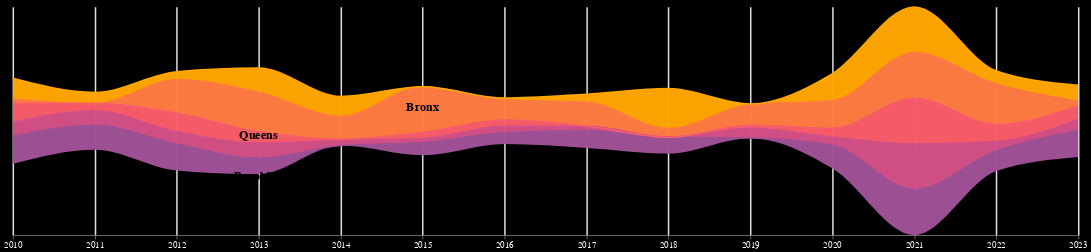

Notebook cell for this chart:
### Code cell
category = 'Mean cash public assistance income (dollars)'
y_variable = 'num_people_minmax'
y_value =     [          .7,          1.3,            2.2,          2.8,          3.8]
label_year =  ['2010-07-01', '2013-01-01', '2013-01-01', '2015-01-01', '2012-01-01']
stack_order = ["Manhattan",    "Brooklyn",     "Queens",      "Bronx", "Staten Island"]

area_plot(category=category,y_variable=y_variable,y_value=y_value,label_year=label_year)

### Figure 1 — Vega-Lite specification as saved in the notebook (floating-point values rounded to 4 significant figures)
{"usermeta": {"embedOptions": {"theme": "dark"}}, "config": {"view": {"continuousWidth": 300, "continuousHeight": 300, "fill": "black", "stroke": "black", "strokeOpacity": 0.3, "strokeWidth": 20}, "background": "black"}, "layer": [{"data": {"name": "data-70a004c2169c4630e4f58037b934a1fc"}, "mark": {"type": "area", "interpolate": "monotone", "line": {"color": "black"}, "opacity": 0.98}, "encoding": {"color": {"field": "location", "legend": null, "scale": {"domain": ["Staten Island", "Bronx", "Queens", "Brooklyn", "Manhattan"], "range": ["#ffa600", "#ff7c43", "#f95d6a", "#d45087", "#a05195"]}, "sort": ["Staten Island", "Bronx", "Queens", "Brooklyn", "Manhattan"], "title": "Borough", "type": "nominal"}, "order": {"field": "order", "type": "quantitative"}, "tooltip": [{"field": "year_str", "title": "Year", "type": "nominal"}, {"field": "location", "title": "Borough", "type": "nominal"}, {"field": "num_people_minmax", "format": ".2", "title": "MinMax Scaled Total", "type": "quantitative"}], "x": {"axis": {"format": "%Y", "grid": true, "gridWidth": 2, "labelAlign": "center", "labelColor": "white", "labelFontSize": 12, "tickCount": "year"}, "field": "year", "scale": {"domain": ["2010-01-01", "2023-01-02"]}, "title": null, "type": "temporal"}, "y": {"axis": {"domain": false, "grid": false, "labelColor": null, "labels": false, "ticks": false, "title": null, "titleColor": null}, "field": "num_people_minmax", "stack": "center", "type": "quantitative"}}, "transform": [{"calculate": "{\"Staten Island\": 4, \"Bronx\": 3, \"Queens\": 2, \"Brooklyn\": 1, \"Manhattan\": 0}[datum.location]", "as": "order"}, {"calculate": "(year(datum.year) + 1) + ''", "as": "year_str"}]}, {"data": {"name": "data-86b3538e264a0c5be676ce903500313c"}, "mark": {"type": "text", "align": "center", "baseline": "middle", "color": "black", "fontWeight": "bold", "size": 16}, "encoding": {"text": {"field": "label", "type": "nominal"}, "x": {"field": "year", "type": "temporal"}, "y": {"field": "y_value", "type": "quantitative"}}}], "height": 300, "width": 1400, "$schema": "https://vega.github.io/schema/vega-lite/v5.17.0.json", "datasets": {"data-70a004c2169c4630e4f58037b934a1fc": [{"location": "Manhattan", "category": "Mean cash public assistance income (dollars)", "2020-2021 percent change": 30.05, "2021-2022 percent change": -25.81, "year": "2010", "num_people": 4349.0, "borough_population": 1379000.0, "per_capita": 0.003153, "num_people_minmax": 0.6061}, {"location": "Bronx", "category": "Mean cash public assistance income (dollars)", "2020-2021 percent change": 6.19, "2021-2022 percent change": -1.64, "year": "2010", "num_people": 3164.0, "borough_population": 1063000.0, "per_capita": 0.002975, "num_people_minmax": 0.09057}, {"location": "Brooklyn", "category": "Mean cash public assistance income (dollars)", "2020-2021 percent change": 73.27, "2021-2022 percent change": -41.1, "year": "2010", "num_people": 4300.0, "borough_population": 1984000.0, "per_capita": 0.002167, "num_people_minmax": 0.3023}, {"location": "Staten Island", "category": "Mean cash public assistance income (dollars)", "2020-2021 percent change": 28.14, "2021-2022 percent change": -38.41, "year": "2010", "num_people": 4479.0, "borough_population": 375000.0, "per_capita": 0.01194, "num_people_minmax": 0.4614}, {"location": "Queens", "category": "Mean cash public assistance income (dollars)", "2020-2021 percent change": 70.21, "2021-2022 percent change": -31.9, "year": "2010", "num_people": 4560.0, "borough_population": 1828000.0, "per_capita": 0.002495, "num_people_minmax": 0.412}, {"location": "Manhattan", "category": "Mean cash public assistance income (dollars)", "2020-2021 percent change": 30.05, "2021-2022 percent change": -25.81, "year": "2011", "num_people": 4167.0, "borough_population": 1390000.0, "per_capita": 0.002999, "num_people_minmax": 0.5326}, {"location": "Bronx", "category": "Mean cash public assistance income (dollars)", "2020-2021 percent change": 6.19, "2021-2022 percent change": -1.64, "year": "2011", "num_people": 3115.0, "borough_population": 1070000.0, "per_capita": 0.002912, "num_people_minmax": 0.0}, {"location": "Brooklyn", "category": "Mean cash public assistance income (dollars)", "2020-2021 percent change": 73.27, "2021-2022 percent change": -41.1, "year": "2011", "num_people": 4356.0, "borough_population": 2000000.0, "per_capita": 0.002179, "num_people_minmax": 0.3184}, {"location": "Staten Island", "category": "Mean cash public assistance income (dollars)", "2020-2021 percent change": 28.14, "2021-2022 percent change": -38.41, "year": "2011", "num_people": 3747.0, "borough_population": 375200.0, "per_capita": 0.009987, "num_people_minmax": 0.2441}, {"location": "Queens", "category": "Mean cash public assistance income (dollars)", "2020-2021 percent change": 70.21, "2021-2022 percent change": -31.9, "year": "2011", "num_people": 3723.0, "borough_population": 1840000.0, "per_capita": 0.002024, "num_people_minmax": 0.1592}, {"location": "Manhattan", "category": "Mean cash public assistance income (dollars)", "2020-2021 percent change": 30.05, "2021-2022 percent change": -25.81, "year": "2012", "num_people": 4280.0, "borough_population": 1403000.0, "per_capita": 0.003051, "num_people_minmax": 0.5782}, {"location": "Bronx", "category": "Mean cash public assistance income (dollars)", "2020-2021 percent change": 6.19, "2021-2022 percent change": -1.64, "year": "2012", "num_people": 3511.0, "borough_population": 1083000.0, "per_capita": 0.003242, "num_people_minmax": 0.732}, {"location": "Brooklyn", "category": "Mean cash public assistance income (dollars)", "2020-2021 percent change": 73.27, "2021-2022 percent change": -41.1, "year": "2012", "num_people": 4185.0, "borough_population": 2028000.0, "per_capita": 0.002064, "num_people_minmax": 0.2693}, {"location": "Staten Island", "category": "Mean cash public assistance income (dollars)", "2020-2021 percent change": 28.14, "2021-2022 percent change": -38.41, "year": "2012", "num_people": 3514.0, "borough_population": 376200.0, "per_capita": 0.009341, "num_people_minmax": 0.1749}, {"location": "Queens", "category": "Mean cash public assistance income (dollars)", "2020-2021 percent change": 70.21, "2021-2022 percent change": -31.9, "year": "2012", "num_people": 4548.0, "borough_population": 1859000.0, "per_capita": 0.002446, "num_people_minmax": 0.4083}, {"location": "Manhattan", "category": "Mean cash public assistance income (dollars)", "2020-2021 percent change": 30.05, "2021-2022 percent change": -25.81, "year": "2013", "num_people": 3711.0, "borough_population": 1412000.0, "per_capita": 0.002628, "num_people_minmax": 0.3482}, {"location": "Bronx", "category": "Mean cash public assistance income (dollars)", "2020-2021 percent change": 6.19, "2021-2022 percent change": -1.64, "year": "2013", "num_people": 3585.0, "borough_population": 1094000.0, "per_capita": 0.003278, "num_people_minmax": 0.8688}, {"location": "Brooklyn", "category": "Mean cash public assistance income (dollars)", "2020-2021 percent change": 73.27, "2021-2022 percent change": -41.1, "year": "2013", "num_people": 4411.0, "borough_population": 2051000.0, "per_capita": 0.002151, "num_people_minmax": 0.3342}, {"location": "Staten Island", "category": "Mean cash public assistance income (dollars)", "2020-2021 percent change": 28.14, "2021-2022 percent change": -38.41, "year": "2013", "num_people": 4711.0, "borough_population": 379200.0, "per_capita": 0.01242, "num_people_minmax": 0.5303}, {"location": "Queens", "category": "Mean cash public assistance income (dollars)", "2020-2021 percent change": 70.21, "2021-2022 percent change": -31.9, "year": "2013", "num_people": 4010.0, "borough_population": 1878000.0, "per_capita": 0.002135, "num_people_minmax": 0.2458}, {"location": "Manhattan", "category": "Mean cash public assistance income (dollars)", "2020-2021 percent change": 30.05, "2021-2022 percent change": -25.81, "year": "2014", "num_people": 2850.0, "borough_population": 1418000.0, "per_capita": 0.00201, "num_people_minmax": 0.0}, {"location": "Bronx", "category": "Mean cash public assistance income (dollars)", "2020-2021 percent change": 6.19, "2021-2022 percent change": -1.64, "year": "2014", "num_people": 3384.0, "borough_population": 1112000.0, "per_capita": 0.003044, "num_people_minmax": 0.4972}, {"location": "Brooklyn", "category": "Mean cash public assistance income (dollars)", "2020-2021 percent change": 73.27, "2021-2022 percent change": -41.1, "year": "2014", "num_people": 3647.0, "borough_population": 2074000.0, "per_capita": 0.001758, "num_people_minmax": 0.1147}, {"location": "Staten Island", "category": "Mean cash public assistance income (dollars)", "2020-2021 percent change": 28.14, "2021-2022 percent change": -38.41, "year": "2014", "num_people": 4398.0, "borough_population": 381300.0, "per_capita": 0.01153, "num_people_minmax": 0.4374}, {"location": "Queens", "category": "Mean cash public assistance income (dollars)", "2020-2021 percent change": 70.21, "2021-2022 percent change": -31.9, "year": "2014", "num_people": 3282.0, "borough_population": 1898000.0, "per_capita": 0.001729, "num_people_minmax": 0.02597}, {"location": "Manhattan", "category": "Mean cash public assistance income (dollars)", "2020-2021 percent change": 30.05, "2021-2022 percent change": -25.81, "year": "2015", "num_people": 3550.0, "borough_population": 1427000.0, "per_capita": 0.002488, "num_people_minmax": 0.2831}, {"location": "Bronx", "category": "Mean cash public assistance income (dollars)", "2020-2021 percent change": 6.19, "2021-2022 percent change": -1.64, "year": "2015", "num_people": 3656.0, "borough_population": 1127000.0, "per_capita": 0.003245, "num_people_minmax": 1.0}, {"location": "Brooklyn", "category": "Mean cash public assistance income (dollars)", "2020-2021 percent change": 73.27, "2021-2022 percent change": -41.1, "year": "2015", "num_people": 3548.0, "borough_population": 2087000.0, "per_capita": 0.0017, "num_people_minmax": 0.08621}, {"location": "Staten Island", "category": "Mean cash public assistance income (dollars)", "2020-2021 percent change": 28.14, "2021-2022 percent change": -38.41, "year": "2015", "num_people": 2925.0, "borough_population": 382400.0, "per_capita": 0.007648, "num_people_minmax": 0.0}, {"location": "Queens", "category": "Mean cash public assistance income (dollars)", "2020-2021 percent change": 70.21, "2021-2022 percent change": -31.9, "year": "2015", "num_people": 3636.0, "borough_population": 1911000.0, "per_capita": 0.001903, "num_people_minmax": 0.1329}, {"location": "Manhattan", "category": "Mean cash public assistance income (dollars)", "2020-2021 percent change": 30.05, "2021-2022 percent change": -25.81, "year": "2016", "num_people": 3464.0, "borough_population": 1426000.0, "per_capita": 0.002428, "num_people_minmax": 0.2483}, {"location": "Bronx", "category": "Mean cash public assistance income (dollars)", "2020-2021 percent change": 6.19, "2021-2022 percent change": -1.64, "year": "2016", "num_people": 3353.0, "borough_population": 1124000.0, "per_capita": 0.002983, "num_people_minmax": 0.4399}, {"location": "Brooklyn", "category": "Mean cash public assistance income (dollars)", "2020-2021 percent change": 73.27, "2021-2022 percent change": -41.1, "year": "2016", "num_people": 3736.0, "borough_population": 2083000.0, "per_capita": 0.001793, "num_people_minmax": 0.1402}, {"location": "Staten Island", "category": "Mean cash public assistance income (dollars)", "2020-2021 percent change": 28.14, "2021-2022 percent change": -38.41, "year": "2016", "num_people": 3061.0, "borough_population": 383100.0, "per_capita": 0.007991, "num_people_minmax": 0.04038}, {"location": "Queens", "category": "Mean cash public assistance income (dollars)", "2020-2021 percent change": 70.21, "2021-2022 percent change": -31.9, "year": "2016", "num_people": 3654.0, "borough_population": 1906000.0, "per_capita": 0.001917, "num_people_minmax": 0.1383}, {"location": "Manhattan", "category": "Mean cash public assistance income (dollars)", "2020-2021 percent change": 30.05, "2021-2022 percent change": -25.81, "year": "2017", "num_people": 3796.0, "borough_population": 1449000.0, "per_capita": 0.002621, "num_people_minmax": 0.3825}, {"location": "Bronx", "category": "Mean cash public assistance income (dollars)", "2020-2021 percent change": 6.19, "2021-2022 percent change": -1.64, "year": "2017", "num_people": 3400.0, "borough_population": 1148000.0, "per_capita": 0.002963, "num_people_minmax": 0.5268}, {"location": "Brooklyn", "category": "Mean cash public assistance income (dollars)", "2020-2021 percent change": 73.27, "2021-2022 percent change": -41.1, "year": "2017", "num_people": 3561.0, "borough_population": 2103000.0, "per_capita": 0.001693, "num_people_minmax": 0.08994}, {"location": "Staten Island", "category": "Mean cash public assistance income (dollars)", "2020-2021 percent change": 28.14, "2021-2022 percent change": -38.41, "year": "2017", "num_people": 3510.0, "borough_population": 387300.0, "per_capita": 0.009063, "num_people_minmax": 0.1737}, {"location": "Queens", "category": "Mean cash public assistance income (dollars)", "2020-2021 percent change": 70.21, "2021-2022 percent change": -31.9, "year": "2017", "num_people": 3210.0, "borough_population": 1934000.0, "per_capita": 0.00166, "num_people_minmax": 0.004228}, {"location": "Manhattan", "category": "Mean cash public assistance income (dollars)", "2020-2021 percent change": 30.05, "2021-2022 percent change": -25.81, "year": "2018", "num_people": 3732.0, "borough_population": 1418000.0, "per_capita": 0.002632, "num_people_minmax": 0.3567}, {"location": "Bronx", "category": "Mean cash public assistance income (dollars)", "2020-2021 percent change": 6.19, "2021-2022 percent change": -1.64, "year": "2018", "num_people": 3218.0, "borough_population": 1116000.0, "per_capita": 0.002884, "num_people_minmax": 0.1904}, {"location": "Brooklyn", "category": "Mean cash public assistance income (dollars)", "2020-2021 percent change": 73.27, "2021-2022 percent change": -41.1, "year": "2018", "num_people": 3248.0, "borough_population": 2051000.0, "per_capita": 0.001584, "num_people_minmax": 0.0}, {"location": "Staten Island", "category": "Mean cash public assistance income (dollars)", "2020-2021 percent change": 28.14, "2021-2022 percent change": -38.41, "year": "2018", "num_people": 5875.0, "borough_population": 384400.0, "per_capita": 0.01528, "num_people_minmax": 0.8759}, {"location": "Queens", "category": "Mean cash public assistance income (dollars)", "2020-2021 percent change": 70.21, "2021-2022 percent change": -31.9, "year": "2018", "num_people": 3196.0, "borough_population": 1870000.0, "per_capita": 0.001709, "num_people_minmax": 0.0}, {"location": "Manhattan", "category": "Mean cash public assistance income (dollars)", "2020-2021 percent change": 30.05, "2021-2022 percent change": -25.81, "year": "2019", "num_people": 2861.0, "borough_population": 1419000.0, "per_capita": 0.002016, "num_people_minmax": 0.004448}, {"location": "Bronx", "category": "Mean cash public assistance income (dollars)", "2020-2021 percent change": 6.19, "2021-2022 percent change": -1.64, "year": "2019", "num_people": 3360.0, "borough_population": 1110000.0, "per_capita": 0.003026, "num_people_minmax": 0.4529}, {"location": "Brooklyn", "category": "Mean cash public assistance income (dollars)", "2020-2021 percent change": 73.27, "2021-2022 percent change": -41.1, "year": "2019", "num_people": 3986.0, "borough_population": 2037000.0, "per_capita": 0.001957, "num_people_minmax": 0.2121}, {"location": "Staten Island", "category": "Mean cash public assistance income (dollars)", "2020-2021 percent change": 28.14, "2021-2022 percent change": -38.41, "year": "2019", "num_people": 2973.0, "borough_population": 384800.0, "per_capita": 0.007725, "num_people_minmax": 0.01425}, {"location": "Queens", "category": "Mean cash public assistance income (dollars)", "2020-2021 percent change": 70.21, "2021-2022 percent change": -31.9, "year": "2019", "num_people": 3415.0, "borough_population": 1852000.0, "per_capita": 0.001844, "num_people_minmax": 0.06614}, {"location": "Manhattan", "category": "Mean cash public assistance income (dollars)", "2020-2021 percent change": 30.05, "2021-2022 percent change": -25.81, "year": "2020", "num_people": 4093.0, "borough_population": 1418000.0, "per_capita": 0.002886, "num_people_minmax": 0.5026}, {"location": "Bronx", "category": "Mean cash public assistance income (dollars)", "2020-2021 percent change": 6.19, "2021-2022 percent change": -1.64, "year": "2020", "num_people": 3442.0, "borough_population": 1111000.0, "per_capita": 0.003097, "num_people_minmax": 0.6044}, {"location": "Brooklyn", "category": "Mean cash public assistance income (dollars)", "2020-2021 percent change": 73.27, "2021-2022 percent change": -41.1, "year": "2020", "num_people": 3883.0, "borough_population": 2046000.0, "per_capita": 0.001898, "num_people_minmax": 0.1825}, {"location": "Staten Island", "category": "Mean cash public assistance income (dollars)", "2020-2021 percent change": 28.14, "2021-2022 percent change": -38.41, "year": "2020", "num_people": 4911.0, "borough_population": 383900.0, "per_capita": 0.01279, "num_people_minmax": 0.5897}, {"location": "Queens", "category": "Mean cash public assistance income (dollars)", "2020-2021 percent change": 70.21, "2021-2022 percent change": -31.9, "year": "2020", "num_people": 3823.0, "borough_population": 1862000.0, "per_capita": 0.002053, "num_people_minmax": 0.1894}, {"location": "Manhattan", "category": "Mean cash public assistance income (dollars)", "2020-2021 percent change": 30.05, "2021-2022 percent change": -25.81, "year": "2021", "num_people": 5323.0, "borough_population": 1368000.0, "per_capita": 0.00389, "num_people_minmax": 1.0}, {"location": "Bronx", "category": "Mean cash public assistance income (dollars)", "2020-2021 percent change": 6.19, "2021-2022 percent change": -1.64, "year": "2021", "num_people": 3655.0, "borough_population": 1114000.0, "per_capita": 0.00328, "num_people_minmax": 0.9982}, {"location": "Brooklyn", "category": "Mean cash public assistance income (dollars)", "2020-2021 percent change": 73.27, "2021-2022 percent change": -41.1, "year": "2021", "num_people": 6728.0, "borough_population": 2102000.0, "per_capita": 0.003201, "num_people_minmax": 1.0}, {"location": "Staten Island", "category": "Mean cash public assistance income (dollars)", "2020-2021 percent change": 28.14, "2021-2022 percent change": -38.41, "year": "2021", "num_people": 6293.0, "borough_population": 399900.0, "per_capita": 0.01574, "num_people_minmax": 1.0}, {"location": "Queens", "category": "Mean cash public assistance income (dollars)", "2020-2021 percent change": 70.21, "2021-2022 percent change": -31.9, "year": "2021", "num_people": 6507.0, "borough_population": 1918000.0, "per_capita": 0.003393, "num_people_minmax": 1.0}, {"location": "Manhattan", "category": "Mean cash public assistance income (dollars)", "2020-2021 percent change": 30.05, "2021-2022 percent change": -25.81, "year": "2022", "num_people": 3949.0, "borough_population": 1394000.0, "per_capita": 0.002832, "num_people_minmax": 0.4444}, {"location": "Bronx", "category": "Mean cash public assistance income (dollars)", "2020-2021 percent change": 6.19, "2021-2022 percent change": -1.64, "year": "2022", "num_people": 3595.0, "borough_population": 1082000.0, "per_capita": 0.003324, "num_people_minmax": 0.8872}, {"location": "Brooklyn", "category": "Mean cash public assistance income (dollars)", "2020-2021 percent change": 73.27, "2021-2022 percent change": -41.1, "year": "2022", "num_people": 3963.0, "borough_population": 2079000.0, "per_capita": 0.001906, "num_people_minmax": 0.2055}, {"location": "Staten Island", "category": "Mean cash public assistance income (dollars)", "2020-2021 percent change": 28.14, "2021-2022 percent change": -38.41, "year": "2022", "num_people": 3876.0, "borough_population": 398700.0, "per_capita": 0.009722, "num_people_minmax": 0.2824}, {"location": "Queens", "category": "Mean cash public assistance income (dollars)", "2020-2021 percent change": 70.21, "2021-2022 percent change": -31.9, "year": "2022", "num_people": 4431.0, "borough_population": 1884000.0, "per_capita": 0.002352, "num_people_minmax": 0.373}, {"location": "Manhattan", "category": "Mean cash public assistance income (dollars)", "2020-2021 percent change": 30.05, "2021-2022 percent change": -25.81, "year": "2023", "num_people": 4276.0, "borough_population": 1406000.0, "per_capita": 0.003041, "num_people_minmax": 0.5766}, {"location": "Bronx", "category": "Mean cash public assistance income (dollars)", "2020-2021 percent change": 6.19, "2021-2022 percent change": -1.64, "year": "2023", "num_people": 3172.0, "borough_population": 1065000.0, "per_capita": 0.002979, "num_people_minmax": 0.1054}, {"location": "Brooklyn", "category": "Mean cash public assistance income (dollars)", "2020-2021 percent change": 73.27, "2021-2022 percent change": -41.1, "year": "2023", "num_people": 4099.0, "borough_population": 2063000.0, "per_capita": 0.001987, "num_people_minmax": 0.2445}, {"location": "Staten Island", "category": "Mean cash public assistance income (dollars)", "2020-2021 percent change": 28.14, "2021-2022 percent change": -38.41, "year": "2023", "num_people": 4101.0, "borough_population": 399400.0, "per_capita": 0.01027, "num_people_minmax": 0.3492}, {"location": "Queens", "category": "Mean cash public assistance income (dollars)", "2020-2021 percent change": 70.21, "2021-2022 percent change": -31.9, "year": "2023", "num_people": 4173.0, "borough_population": 1868000.0, "per_capita": 0.002234, "num_people_minmax": 0.2951}], "data-86b3538e264a0c5be676ce903500313c": [{"location": "Manhattan", "year": "2010-07-01T00:00:00", "y_value": 0.7, "label": "Manhattan"}, {"location": "Brooklyn", "year": "2013-01-01T00:00:00", "y_value": 1.3, "label": "Brooklyn"}, {"location": "Queens", "year": "2013-01-01T00:00:00", "y_value": 2.2, "label": "Queens"}, {"location": "Bronx", "year": "2015-01-01T00:00:00", "y_value": 2.8, "label": "Bronx"}, {"location": "Staten Island", "year": "2012-01-01T00:00:00", "y_value": 3.8, "label": "Staten Island"}]}}
